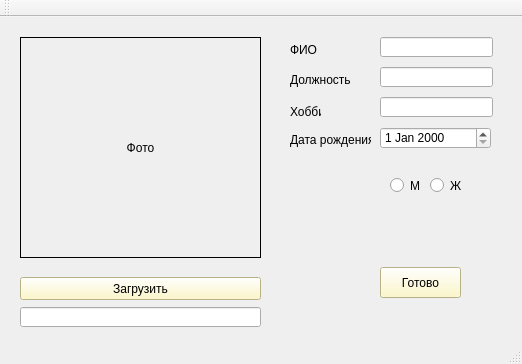
<?xml version="1.0" encoding="UTF-8"?>
<ui version="4.0">
 <class>MainWindow</class>
 <widget class="QMainWindow" name="MainWindow">
  <property name="geometry">
   <rect>
    <x>0</x>
    <y>0</y>
    <width>522</width>
    <height>364</height>
   </rect>
  </property>
  <property name="windowTitle">
   <string>Burdukovsky</string>
  </property>
  <widget class="QWidget" name="centralWidget">
   <widget class="QLabel" name="label">
    <property name="geometry">
     <rect>
      <x>290</x>
      <y>25</y>
      <width>31</width>
      <height>16</height>
     </rect>
    </property>
    <property name="text">
     <string>ФИО</string>
    </property>
   </widget>
   <widget class="QLabel" name="label_2">
    <property name="geometry">
     <rect>
      <x>290</x>
      <y>55</y>
      <width>71</width>
      <height>16</height>
     </rect>
    </property>
    <property name="text">
     <string>Должность</string>
    </property>
   </widget>
   <widget class="QLabel" name="label_3">
    <property name="geometry">
     <rect>
      <x>290</x>
      <y>115</y>
      <width>81</width>
      <height>16</height>
     </rect>
    </property>
    <property name="text">
     <string>Дата рождения</string>
    </property>
   </widget>
   <widget class="QLabel" name="label_4">
    <property name="geometry">
     <rect>
      <x>290</x>
      <y>85</y>
      <width>31</width>
      <height>20</height>
     </rect>
    </property>
    <property name="text">
     <string>Хобби</string>
    </property>
   </widget>
   <widget class="QLabel" name="label_5">
    <property name="geometry">
     <rect>
      <x>20</x>
      <y>20</y>
      <width>241</width>
      <height>221</height>
     </rect>
    </property>
    <property name="layoutDirection">
     <enum>Qt::LeftToRight</enum>
    </property>
    <property name="frameShape">
     <enum>QFrame::Panel</enum>
    </property>
    <property name="text">
     <string>Фото</string>
    </property>
    <property name="textFormat">
     <enum>Qt::AutoText</enum>
    </property>
    <property name="scaledContents">
     <bool>true</bool>
    </property>
    <property name="alignment">
     <set>Qt::AlignCenter</set>
    </property>
   </widget>
   <widget class="QLineEdit" name="lineEdit">
    <property name="geometry">
     <rect>
      <x>380</x>
      <y>20</y>
      <width>113</width>
      <height>20</height>
     </rect>
    </property>
   </widget>
   <widget class="QLineEdit" name="lineEdit_2">
    <property name="geometry">
     <rect>
      <x>380</x>
      <y>50</y>
      <width>113</width>
      <height>20</height>
     </rect>
    </property>
   </widget>
   <widget class="QLineEdit" name="lineEdit_3">
    <property name="geometry">
     <rect>
      <x>380</x>
      <y>80</y>
      <width>113</width>
      <height>20</height>
     </rect>
    </property>
   </widget>
   <widget class="QDateEdit" name="dateEdit">
    <property name="geometry">
     <rect>
      <x>380</x>
      <y>110</y>
      <width>111</width>
      <height>22</height>
     </rect>
    </property>
   </widget>
   <widget class="QRadioButton" name="radioButton">
    <property name="geometry">
     <rect>
      <x>390</x>
      <y>160</y>
      <width>41</width>
      <height>17</height>
     </rect>
    </property>
    <property name="text">
     <string>М</string>
    </property>
   </widget>
   <widget class="QRadioButton" name="radioButton_2">
    <property name="geometry">
     <rect>
      <x>430</x>
      <y>160</y>
      <width>41</width>
      <height>17</height>
     </rect>
    </property>
    <property name="text">
     <string>Ж</string>
    </property>
   </widget>
   <widget class="QPushButton" name="pushButton">
    <property name="geometry">
     <rect>
      <x>20</x>
      <y>260</y>
      <width>241</width>
      <height>23</height>
     </rect>
    </property>
    <property name="acceptDrops">
     <bool>false</bool>
    </property>
    <property name="autoFillBackground">
     <bool>false</bool>
    </property>
    <property name="styleSheet">
     <string notr="true">background-color: rgb(255, 248, 187) </string>
    </property>
    <property name="text">
     <string>Загрузить</string>
    </property>
   </widget>
   <widget class="QLineEdit" name="lineEdit_4">
    <property name="geometry">
     <rect>
      <x>20</x>
      <y>290</y>
      <width>241</width>
      <height>20</height>
     </rect>
    </property>
   </widget>
   <widget class="QPushButton" name="pushButton_2">
    <property name="geometry">
     <rect>
      <x>380</x>
      <y>250</y>
      <width>81</width>
      <height>31</height>
     </rect>
    </property>
    <property name="styleSheet">
     <string notr="true">background-color: rgb(255, 248, 187) </string>
    </property>
    <property name="text">
     <string>Готово</string>
    </property>
   </widget>
  </widget>
  <widget class="QMenuBar" name="menuBar">
   <property name="geometry">
    <rect>
     <x>0</x>
     <y>0</y>
     <width>522</width>
     <height>21</height>
    </rect>
   </property>
  </widget>
  <widget class="QToolBar" name="mainToolBar">
   <attribute name="toolBarArea">
    <enum>TopToolBarArea</enum>
   </attribute>
   <attribute name="toolBarBreak">
    <bool>false</bool>
   </attribute>
  </widget>
  <widget class="QStatusBar" name="statusBar"/>
 </widget>
 <layoutdefault spacing="6" margin="11"/>
 <resources/>
 <connections/>
</ui>
